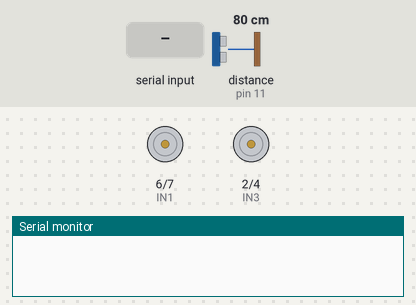
Bench run of a sketch on a simulated Arduino Uno, built with avr-gcc and run on an emulated ATmega328P. On the bench: motor-driver pin pairs drawn as motors (green arrow = first pin HIGH = forward, orange = second pin HIGH = backward, longer = more drive, scaled by the enable pin), the last lines printed to the serial monitor. Wiring (inferred from the names in the program): ultrasonic range finder: trigger pin 9; echo pin 11. The test bench sets the inputs (shaded band); at power-on: distance to the obstacle (sensor on pin 11) 80 cm. The echo pulse lasts 58.3 µs per cm.

Above: at 1.2 s.
1.3 s: "forward\n" received over Serial
At 2.5 s:
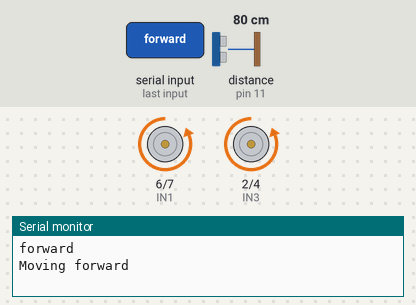
2.8 s: "backward\n" received over Serial
At 4.0 s:
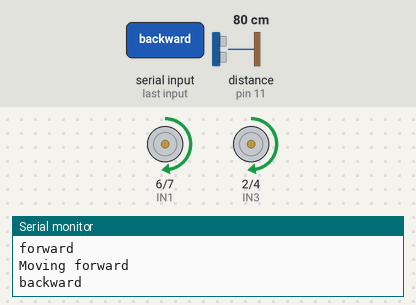
4.3 s: "w\n" received over Serial
At 5.2 s:
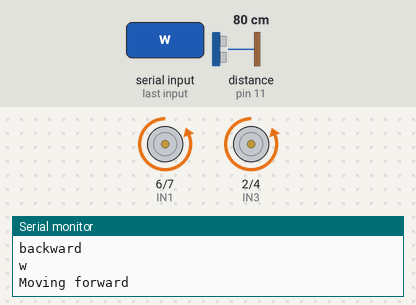
5.8 s: "turnright\n" received over Serial
At 6.6 s:
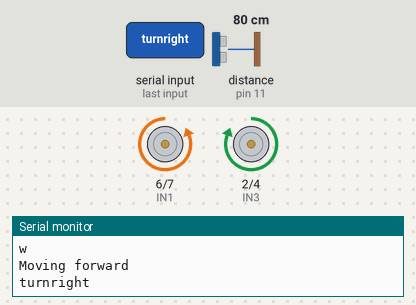
7.3 s: "turnleft\n" received over Serial
At 7.9 s:
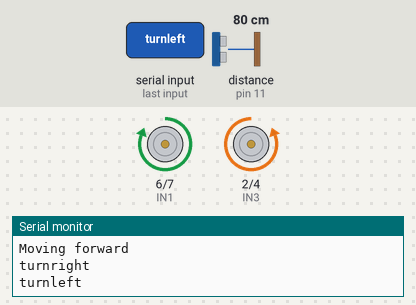
8.8 s: distance to the obstacle (sensor on pin 11) set to 17 cm
10.3 s: distance to the obstacle (sensor on pin 11) set to 13 cm
At 11.1 s:
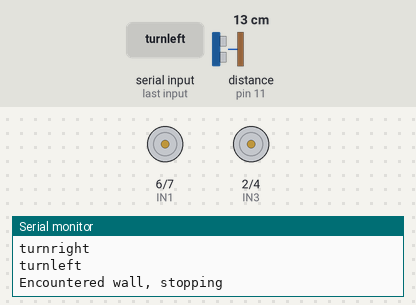
Timing chart, 0 to 12.8 s (numbered marks = the images above; inputs shaded):
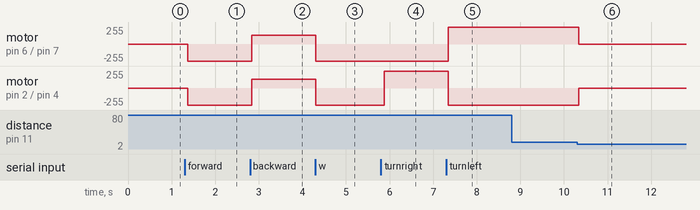

Measured:
- the behaviour switches between 16 and 15 cm on distance to the obstacle (sensor on pin 11) (found by bisection; images 5 and 6)
- after the input at 1.3 s, motor on pin 6 (IN1) / pin 7 (IN2), motor on pin 2 (IN3) / pin 4 (IN4): stopped → backward 255/255 after 0.07 s
- after the input at 2.8 s, motor on pin 6 (IN1) / pin 7 (IN2), motor on pin 2 (IN3) / pin 4 (IN4): backward 255/255 → forward 128/255 at once
- after the input at 4.3 s, motor on pin 6 (IN1) / pin 7 (IN2), motor on pin 2 (IN3) / pin 4 (IN4): forward 128/255 → backward 255/255 at once
- after the input at 5.8 s, motor on pin 2 (IN3) / pin 4 (IN4): backward 255/255 → forward 255/255 after 0.08 s
- after the input at 7.3 s, motor on pin 6 (IN1) / pin 7 (IN2): backward 255/255 → forward 255/255 after 0.05 s; motor on pin 2 (IN3) / pin 4 (IN4): forward 255/255 → backward 255/255 after 0.05 s
- after the input at 8.8 s, every drawn part: stays the same
- after the input at 10.3 s, motor on pin 6 (IN1) / pin 7 (IN2): forward 255/255 → stopped after 0.05 s; motor on pin 2 (IN3) / pin 4 (IN4): backward 255/255 → stopped after 0.05 s

The sketch:

week3code.ino
```cpp
//Team 2: Christian Aguilar, Daniel Roji, Jason Salgado
//Defines our Wiring according to our hardware

//wiring for left motor
#define ENA 5
#define IN1 6
#define IN2 7


//wiring for right motor
#define ENB 3
#define IN3 2
#define IN4 4


#define TRIG 9
#define ECHO 11

const double FACTOR = 0.0135039;


float duration, distance;

boolean moving = false;

void forward(int speed = 128);
void backward(int speed = 128);
void turnRight(int speed = 128);
void printerr(String msg);
double pollDist();
void turnLeft(int speed = 128);

void setup() {
  // SetUp for Motor Left
  pinMode(ENA,OUTPUT);
  pinMode(IN1,OUTPUT);
  pinMode(IN2,OUTPUT);

  // SetUp for Motor Right
  pinMode(ENB,OUTPUT);
  pinMode(IN3,OUTPUT);
  pinMode(IN4,OUTPUT);

  //SetUp for Ultra-Sonic Sensor
  pinMode(TRIG,OUTPUT);
  pinMode(ECHO,INPUT);

 digitalWrite(ENA,LOW);
 digitalWrite(IN1,LOW);
 digitalWrite(IN2,LOW);

 Serial.begin(9600);
}

void loop() {
  /*
  turn();
  delay(1000);
  stop1();
  delay(1000);
  */
  String he = readLine();
  //Serial.print(he);
  doCommand(he);
  delay(100);
}
double pollDist() {
  digitalWrite(TRIG, LOW);
  delayMicroseconds(2);
  digitalWrite(TRIG, HIGH);
  delayMicroseconds(10);
  digitalWrite(TRIG, LOW);

  duration = pulseIn(ECHO, HIGH);
  distance = (duration*FACTOR)/2;
  return distance;
}

void printErr(String msg) {
  Serial.println(msg);
}

void doCommand(String command) {
  if (command == "forward" || command=="w") {
    printErr("Moving forward");
    forward(128);
  }
  else if (command == "backward" || command=="s") {
    backward(128);
  }
  else if (command == "turnright" || command=="d"){
    turnRight(128);
  }
  else if (command == "turnleft" || command=="a") {
    turnLeft(128);
  }
  else if (command == "stop" || command=="s") {
    stop1();
  }
  else if (command == "distance" || command == "dist") {
    Serial.print("Distance: ");
    Serial.print(pollDist());
    Serial.print(" in\n");
  }
  else {
    if (pollDist()<6&&(moving)) {
      Serial.println("Encountered wall, stopping");
      stop1();
      }
   }
}

String readLine(){
  String command;
  char nextByte = 0;
  if (Serial.available() > 0) {
    while (nextByte != '\n') {
      nextByte = Serial.read();
      //delay(100);
      Serial.print(nextByte);
      if (nextByte == '\n') {break;}
      command+=nextByte;

    }
  }
  return command;
}

void backward(int speed = 128){
  moving = true;
  analogWrite(ENA,speed);
  digitalWrite(IN1,HIGH);
  digitalWrite(IN2,LOW);

  analogWrite(ENB,speed);
  digitalWrite(IN3,HIGH);
  digitalWrite(IN4,LOW);
  }

void forward(int speed = 128){
  moving = true;
  digitalWrite(ENA,speed);
  digitalWrite(IN1,LOW);
  digitalWrite(IN2,HIGH);

  digitalWrite(ENB,speed);
  digitalWrite(IN3,LOW);
  digitalWrite(IN4,HIGH);
}

void turnRight(int speed = 128){
  moving = true;
  digitalWrite(ENA,speed);
  digitalWrite(IN1,LOW);
  digitalWrite(IN2,HIGH);

  digitalWrite(ENB,speed);
  digitalWrite(IN3,HIGH);
  digitalWrite(IN4,LOW);

}

void turnLeft(int speed = 128) {
  moving = true;
  digitalWrite(ENA,speed);
  digitalWrite(IN1,HIGH);
  digitalWrite(IN2,LOW);

  digitalWrite(ENB,speed);
  digitalWrite(IN3,LOW);
  digitalWrite(IN4,HIGH);
}

void stop1(){
  digitalWrite(ENA,LOW);
  digitalWrite(IN1,LOW);
  digitalWrite(IN2,LOW);

  digitalWrite(ENB,LOW);
  digitalWrite(IN3,LOW);
  digitalWrite(IN4,LOW);
  moving = false;
  }
```
